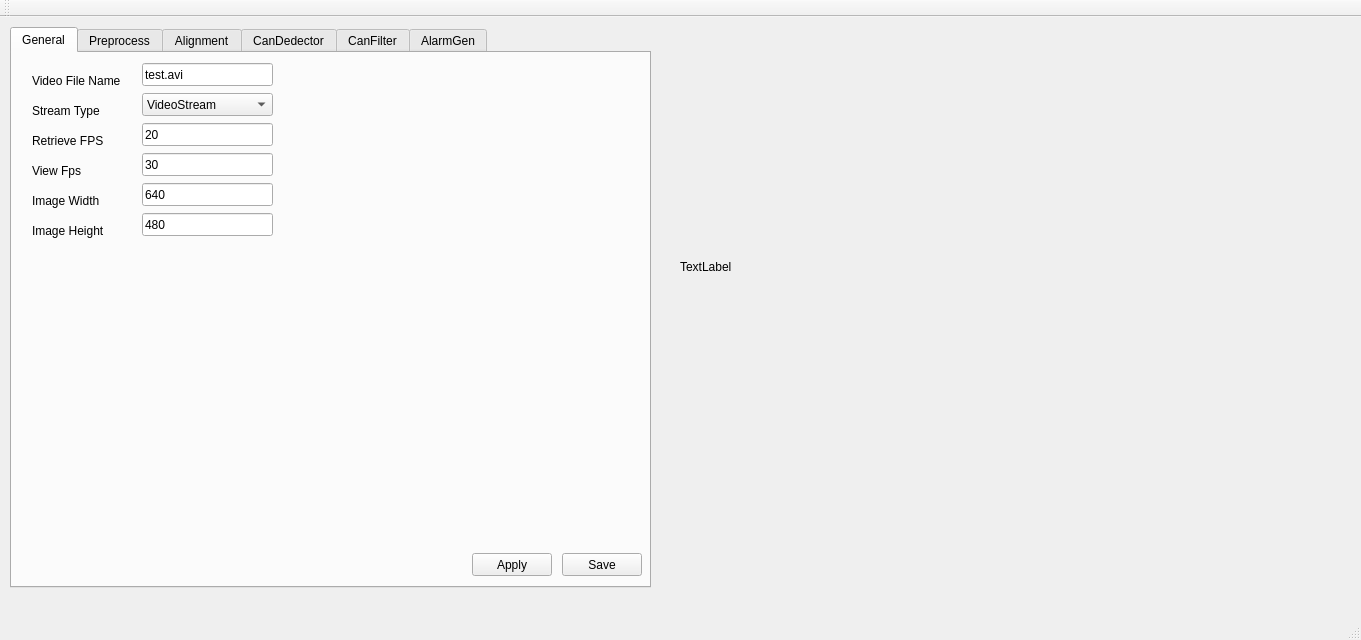
<?xml version="1.0" encoding="UTF-8"?>
<ui version="4.0">
 <class>MainWindow</class>
 <widget class="QMainWindow" name="MainWindow">
  <property name="geometry">
   <rect>
    <x>0</x>
    <y>0</y>
    <width>1361</width>
    <height>640</height>
   </rect>
  </property>
  <property name="windowTitle">
   <string>MainWindow</string>
  </property>
  <widget class="QWidget" name="centralWidget">
   <widget class="QLabel" name="labelOutputImage">
    <property name="geometry">
     <rect>
      <x>680</x>
      <y>10</y>
      <width>640</width>
      <height>480</height>
     </rect>
    </property>
    <property name="text">
     <string>TextLabel</string>
    </property>
   </widget>
   <widget class="QTabWidget" name="tabWidget">
    <property name="geometry">
     <rect>
      <x>10</x>
      <y>10</y>
      <width>641</width>
      <height>561</height>
     </rect>
    </property>
    <property name="currentIndex">
     <number>0</number>
    </property>
    <widget class="QWidget" name="tab_general">
     <attribute name="title">
      <string>General</string>
     </attribute>
     <widget class="QLabel" name="label_videFileName">
      <property name="geometry">
       <rect>
        <x>20</x>
        <y>20</y>
        <width>111</width>
        <height>16</height>
       </rect>
      </property>
      <property name="text">
       <string>Video File Name</string>
      </property>
     </widget>
     <widget class="QLabel" name="label_3">
      <property name="geometry">
       <rect>
        <x>20</x>
        <y>50</y>
        <width>111</width>
        <height>16</height>
       </rect>
      </property>
      <property name="text">
       <string>Stream Type</string>
      </property>
     </widget>
     <widget class="QLabel" name="label_4">
      <property name="geometry">
       <rect>
        <x>20</x>
        <y>80</y>
        <width>111</width>
        <height>15</height>
       </rect>
      </property>
      <property name="text">
       <string>Retrieve FPS</string>
      </property>
     </widget>
     <widget class="QLabel" name="label_5">
      <property name="geometry">
       <rect>
        <x>20</x>
        <y>110</y>
        <width>111</width>
        <height>15</height>
       </rect>
      </property>
      <property name="text">
       <string>View Fps</string>
      </property>
     </widget>
     <widget class="QLabel" name="label_6">
      <property name="geometry">
       <rect>
        <x>20</x>
        <y>140</y>
        <width>111</width>
        <height>15</height>
       </rect>
      </property>
      <property name="text">
       <string>Image Width</string>
      </property>
     </widget>
     <widget class="QLabel" name="label_7">
      <property name="geometry">
       <rect>
        <x>20</x>
        <y>170</y>
        <width>111</width>
        <height>15</height>
       </rect>
      </property>
      <property name="text">
       <string>Image Height</string>
      </property>
     </widget>
     <widget class="QLineEdit" name="lineEdit_videoFileName">
      <property name="geometry">
       <rect>
        <x>130</x>
        <y>10</y>
        <width>131</width>
        <height>23</height>
       </rect>
      </property>
      <property name="text">
       <string>test.avi</string>
      </property>
     </widget>
     <widget class="QLineEdit" name="lineEdit_retrieveFps">
      <property name="geometry">
       <rect>
        <x>130</x>
        <y>70</y>
        <width>131</width>
        <height>23</height>
       </rect>
      </property>
      <property name="text">
       <string>20</string>
      </property>
     </widget>
     <widget class="QLineEdit" name="lineEdit_viewFps">
      <property name="geometry">
       <rect>
        <x>130</x>
        <y>100</y>
        <width>131</width>
        <height>23</height>
       </rect>
      </property>
      <property name="text">
       <string>30</string>
      </property>
     </widget>
     <widget class="QLineEdit" name="lineEdit_imgWidth">
      <property name="geometry">
       <rect>
        <x>130</x>
        <y>130</y>
        <width>131</width>
        <height>23</height>
       </rect>
      </property>
      <property name="text">
       <string>640</string>
      </property>
     </widget>
     <widget class="QLineEdit" name="lineEdit_imgHeight">
      <property name="geometry">
       <rect>
        <x>130</x>
        <y>160</y>
        <width>131</width>
        <height>23</height>
       </rect>
      </property>
      <property name="text">
       <string>480</string>
      </property>
     </widget>
     <widget class="QPushButton" name="button_generalChange">
      <property name="geometry">
       <rect>
        <x>460</x>
        <y>500</y>
        <width>80</width>
        <height>23</height>
       </rect>
      </property>
      <property name="text">
       <string>Apply</string>
      </property>
     </widget>
     <widget class="QPushButton" name="button_generalSave">
      <property name="geometry">
       <rect>
        <x>550</x>
        <y>500</y>
        <width>80</width>
        <height>23</height>
       </rect>
      </property>
      <property name="text">
       <string>Save</string>
      </property>
     </widget>
     <widget class="QComboBox" name="comboBox_streamSrc">
      <property name="geometry">
       <rect>
        <x>130</x>
        <y>40</y>
        <width>131</width>
        <height>23</height>
       </rect>
      </property>
      <item>
       <property name="text">
        <string>VideoStream</string>
       </property>
      </item>
      <item>
       <property name="text">
        <string>CameraStream</string>
       </property>
      </item>
     </widget>
    </widget>
    <widget class="QWidget" name="tab_preprocess">
     <attribute name="title">
      <string>Preprocess</string>
     </attribute>
     <widget class="QLabel" name="label_videFileName_2">
      <property name="geometry">
       <rect>
        <x>20</x>
        <y>20</y>
        <width>111</width>
        <height>16</height>
       </rect>
      </property>
      <property name="text">
       <string>Method</string>
      </property>
     </widget>
     <widget class="QPushButton" name="button_preprocessChange">
      <property name="geometry">
       <rect>
        <x>450</x>
        <y>500</y>
        <width>80</width>
        <height>23</height>
       </rect>
      </property>
      <property name="text">
       <string>Apply</string>
      </property>
     </widget>
     <widget class="QPushButton" name="button_preprocessSave">
      <property name="geometry">
       <rect>
        <x>540</x>
        <y>500</y>
        <width>80</width>
        <height>23</height>
       </rect>
      </property>
      <property name="text">
       <string>Save</string>
      </property>
     </widget>
     <widget class="QComboBox" name="comboBox_preprocessMethod">
      <property name="geometry">
       <rect>
        <x>130</x>
        <y>10</y>
        <width>121</width>
        <height>23</height>
       </rect>
      </property>
      <item>
       <property name="text">
        <string>HistEq</string>
       </property>
      </item>
      <item>
       <property name="text">
        <string>GoF</string>
       </property>
      </item>
     </widget>
    </widget>
    <widget class="QWidget" name="tab_align">
     <attribute name="title">
      <string>Alignment</string>
     </attribute>
    </widget>
    <widget class="QWidget" name="tab_canDedector">
     <attribute name="title">
      <string>CanDedector</string>
     </attribute>
    </widget>
    <widget class="QWidget" name="tab_canfilter">
     <attribute name="title">
      <string>CanFilter</string>
     </attribute>
    </widget>
    <widget class="QWidget" name="tab_alarmGenerator">
     <attribute name="title">
      <string>AlarmGen</string>
     </attribute>
    </widget>
   </widget>
  </widget>
  <widget class="QMenuBar" name="menuBar">
   <property name="geometry">
    <rect>
     <x>0</x>
     <y>0</y>
     <width>1361</width>
     <height>20</height>
    </rect>
   </property>
  </widget>
  <widget class="QToolBar" name="mainToolBar">
   <attribute name="toolBarArea">
    <enum>TopToolBarArea</enum>
   </attribute>
   <attribute name="toolBarBreak">
    <bool>false</bool>
   </attribute>
  </widget>
  <widget class="QStatusBar" name="statusBar"/>
 </widget>
 <layoutdefault spacing="6" margin="11"/>
 <resources/>
 <connections/>
</ui>
